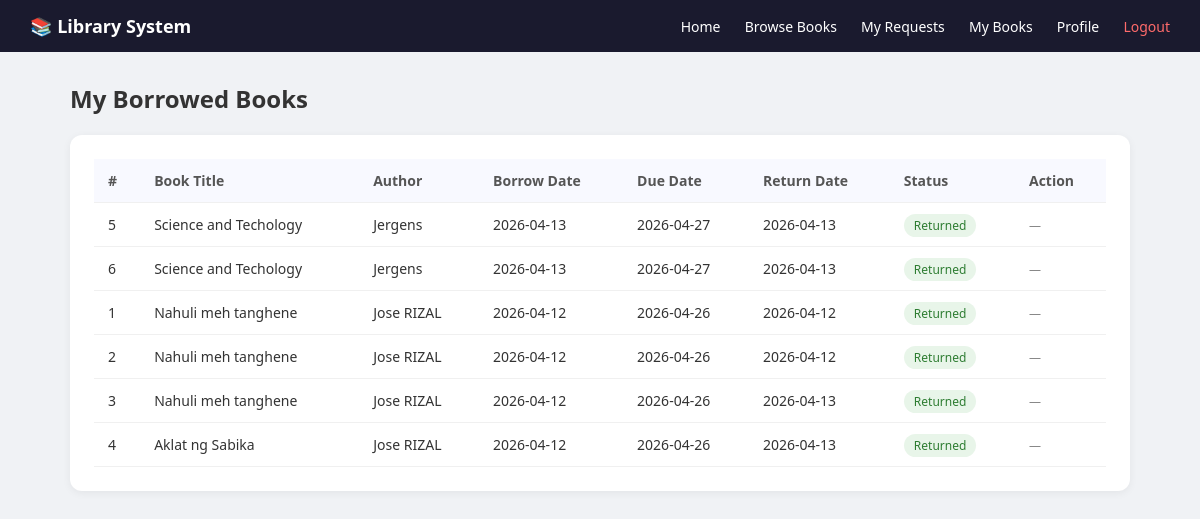
/Library_System/my_borrowed.php (signed in), run on the app's committed database.
### tables this page shows
CREATE TABLE `borrow_records` (
  `id` int(11) NOT NULL,
  `user_id` int(11) NOT NULL,
  `book_id` int(11) NOT NULL,
  `borrow_date` date NOT NULL,
  `due_date` date NOT NULL,
  `return_date` date DEFAULT NULL,
  `status` enum('borrowed','returned','overdue') DEFAULT 'borrowed'
);

CREATE TABLE `books` (
  `id` int(11) NOT NULL,
  `book_no` varchar(50) DEFAULT NULL,
  `genre` varchar(100) DEFAULT NULL,
  `title` varchar(200) NOT NULL,
  `author` varchar(100) NOT NULL,
  `isbn` varchar(50) DEFAULT NULL,
  `category` varchar(100) DEFAULT NULL,
  `quantity` int(11) DEFAULT 1,
  `available` int(11) DEFAULT 1,
  `created_at` timestamp NOT NULL DEFAULT current_timestamp()
);

### Library_System/my_borrowed.php (the view, shortened to what this page needs)
<?php
require 'includes/db_connect.php';
$user_id = $_SESSION['user_id'];
$records = mysqli_query($conn, "
    SELECT br.id, b.id as book_id, b.title, b.author, b.category,
           br.borrow_date, br.due_date, br.return_date, br.status
    FROM borrow_records br
    JOIN books b ON br.book_id = b.id
    WHERE br.user_id = $user_id
    ORDER BY br.borrow_date DESC
");
?>
<!DOCTYPE html>
<html lang="en">
<head>
    <link rel="stylesheet" href="css/style.css">
</head>
<body>
<nav class="navbar">
    <span style="font-weight:600; font-size:18px;">📚 Library System</span>
    <div>
        <a href="user_dashboard.php">Home</a>
        <a href="brows_books.php">Browse Books</a>
        <a href="borrow_request.php">My Requests</a>
        <a href="my_borrowed.php">My Books</a>
        <a href="profile.php">Profile</a>
        <a href="logout.php" style="color:#ff6b6b;">Logout</a>
    </div>
</nav>
<div class="container">
    <h2 style="margin-bottom:20px;">My Borrowed Books</h2>
    <div class="table-box">
        <table>
            <thead>
                <tr>
                    <th>#</th>
                    <th>Book Title</th>
                    <th>Author</th>
                    <th>Borrow Date</th>
                    <th>Due Date</th>
                    <th>Return Date</th>
                    <th>Status</th>
                    <th>Action</th>
                </tr>
            </thead>
            <tbody>
                <?php if (mysqli_num_rows($records) > 0): ?>
                    <?php while ($row = mysqli_fetch_assoc($records)): ?>
                    <?php
                        $due     = strtotime($row['due_date']);
                        $today   = strtotime(date('Y-m-d'));
                        $overdue = $today > $due && $row['status'] === 'borrowed';
                        if ($row['status'] === 'returned') {
                            $bg = '#e8f5e9'; $color = '#2e7d32'; $label = 'Returned';
                        } elseif ($overdue) {
                            $bg = '#fdecea'; $color = '#c0392b'; $label = 'Overdue';
                        } else {
                            $bg = '#fff3e0'; $color = '#e65100'; $label = 'Borrowed';
                        }
                        $chk = mysqli_fetch_assoc(mysqli_query($conn,
                            "SELECT id FROM return_requests WHERE borrow_record_id={$row['id']} AND status='pending'"));
                    ?>
                    <tr>
                        <td><?= $row['id'] ?></td>
                        <td><?= htmlspecialchars($row['title']) ?></td>
                        <td><?= htmlspecialchars($row['author']) ?></td>
                        <td><?= $row['borrow_date'] ?></td>
                        <td><?= $row['due_date'] ?></td>
                        <td><?= $row['return_date'] ?? '—' ?></td>
                        <td>
                            <span style="padding:3px 10px; border-radius:20px; font-size:12px; background:<?= $bg ?>; color:<?= $color ?>;">
                                <?= $label ?>
                            </span>
                        </td>
                        <td>
                            <?php if ($row['status'] === 'borrowed'): ?>
                                <?php if ($chk): ?>
                                    <span style="font-size:12px; color:#ff9800;">⏳ Return Pending</span>
                                <?php else: ?>
                                    <button class="btn-sm btn-green"
                                        onclick="openReturnModal(
                                            <?= $row['id'] ?>,
                                            <?= $row['book_id'] ?>,
                                            '<?= addslashes($row['title']) ?>'
                                        )">
                                        Request Return
                                    </button>
                                <?php endif; ?>
                            <?php else: ?>
                                <span style="font-size:12px; color:#888;">—</span>
                            <?php endif; ?>
                        </td>
                    </tr>
                    <?php endwhile; ?>
                <?php endif; ?>
            </tbody>
        </table>
    </div>
</div>
</body>
</html>

### Library_System/css/style.css (style rules this page uses)
* { margin: 0; padding: 0; box-sizing: border-box; }
body { font-family: 'Segoe UI', sans-serif; background: #f0f2f5; color: #333; }
.navbar { background: #1a1a2e; color: white; padding: 14px 30px; display: flex; justify-content: space-between; align-items: center; }
.navbar a { color: white; text-decoration: none; margin-left: 20px; font-size: 14px; }
.container { max-width: 1100px; margin: 30px auto; padding: 0 20px; }
.table-box { background: white; padding: 24px; border-radius: 12px; box-shadow: 0 2px 8px rgba(0,0,0,0.06); }
table { width: 100%; border-collapse: collapse; }
th, td { padding: 12px 14px; text-align: left; border-bottom: 1px solid #f0f0f0; font-size: 14px; }
th { background: #f8f9ff; font-weight: 600; color: #555; }

### data on the page
borrow_records: id "5", book.title "Science and Techology", book.author "Jergens", borrow_date "2026-04-13", due_date "2026-04-27", return_date "2026-04-13", status "Returned"
borrow_records: id "6", book.title "Science and Techology", book.author "Jergens", borrow_date "2026-04-13", due_date "2026-04-27", return_date "2026-04-13", status "Returned"
borrow_records: id "1", book.title "Nahuli meh tanghene", book.author "Jose RIZAL", borrow_date "2026-04-12", due_date "2026-04-26", return_date "2026-04-12", status "Returned"
borrow_records: id "2", book.title "Nahuli meh tanghene", book.author "Jose RIZAL", borrow_date "2026-04-12", due_date "2026-04-26", return_date "2026-04-12", status "Returned"
borrow_records: id "3", book.title "Nahuli meh tanghene", book.author "Jose RIZAL", borrow_date "2026-04-12", due_date "2026-04-26", return_date "2026-04-13", status "Returned"
borrow_records: id "4", book.title "Aklat ng Sabika", book.author "Jose RIZAL", borrow_date "2026-04-12", due_date "2026-04-26", return_date "2026-04-13", status "Returned"
